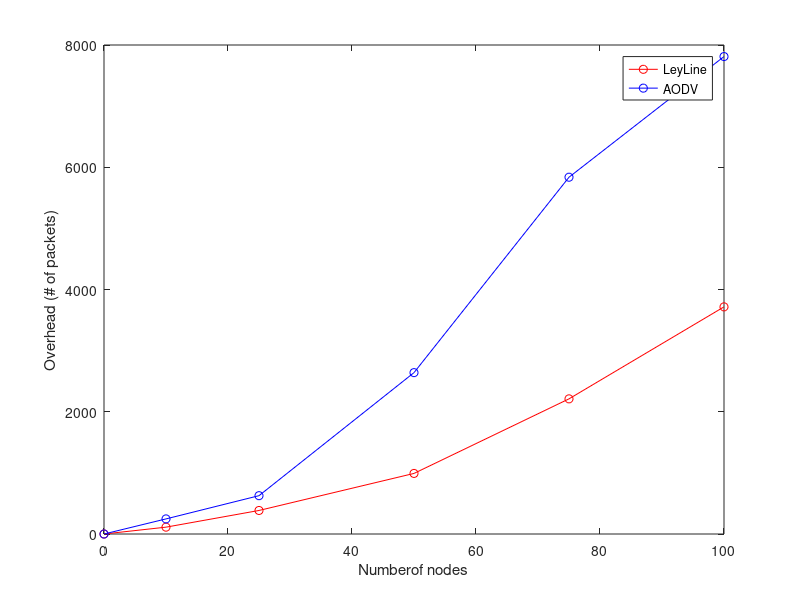

The MATLAB script that drew this image:
clc;
clear;
close all;
numberOfEntries = 5;
load numberMessages.txt;
x = [0, transpose(unique(numberMessages(:,1)))];
y1 = [0];
y2 = [0];
for i = 1:rows(numberMessages)
  if (i <= numberOfEntries)
    y1 = [y1, numberMessages(i,2)];
  else
    y2 = [y2, numberMessages(i,2)];
  endif
end
plot(x,y1,'o-r',x,y2,'o-b');
ylabel("Overhead (# of packets)")
xlabel("Numberof nodes")
legend("LeyLine", "AODV")
